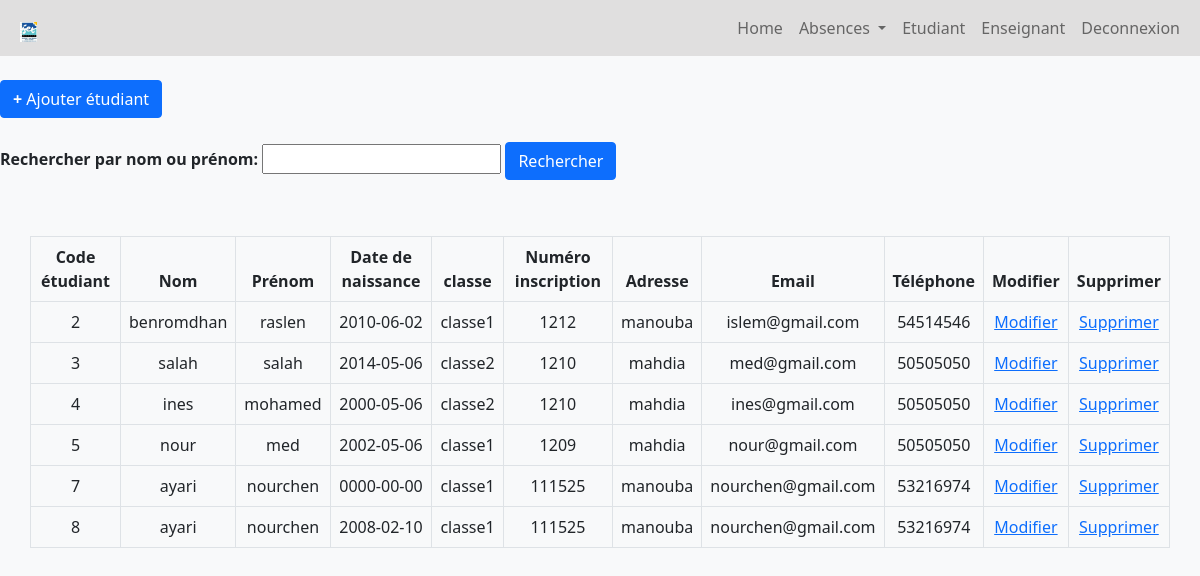
/Etudiant/etudiant.php, run on the app's committed database.
### tables this page shows
CREATE TABLE IF NOT EXISTS `t_etudiant` (
  `CodeEtudiant` int(50) NOT NULL AUTO_INCREMENT,
  `nom` varchar(50) NOT NULL,
  `prenom` varchar(50) NOT NULL,
  `DateNaissance` date NOT NULL,
  `CodeClasse` int(50) NOT NULL,
  `NumInscription` int(11) NOT NULL,
  `Adress` varchar(50) NOT NULL,
  `mail` varchar(50) NOT NULL,
  `Tel` int(11) NOT NULL,
  PRIMARY KEY (`CodeEtudiant`),
  KEY `CodeClasse` (`CodeClasse`)
);

CREATE TABLE IF NOT EXISTS `t_classe` (
  `CodeClasse` int(50) NOT NULL AUTO_INCREMENT,
  `NomClasse` varchar(50) NOT NULL,
  `CodeGroupe` int(50) NOT NULL,
  `CodeDepartement` int(50) NOT NULL,
  PRIMARY KEY (`CodeClasse`),
  KEY `CodeGroup` (`CodeGroupe`,`CodeDepartement`)
);

### Etudiant/C_etudiant.php (called while the page is built, shortened)
<?php
class etudiant {
function lister_etudiant()
{
    $mysqli = new mysqli(db_host, db_user, db_password, db_database);
    $sql = "SELECT * FROM t_etudiant";
    $result = $mysqli->query($sql);
    return $result;
}
}
?>

### classe/C_classe.php (called while the page is built, shortened)
<?php
class classe{
    function get_classe($id){
        $mysqli = new mysqli(db_host,db_user,db_password,db_database);
        $req = "SELECT * FROM t_classe where CodeClasse='$id'";
        $res = $mysqli->query($req);
        return $res;
    }
}
?>

### Etudiant/etudiant.php (the view, shortened to what this page needs)
<?php
require_once 'C_etudiant.php';
?>
<!DOCTYPE html>
<html lang="en">
<head>
    <link rel="stylesheet" href="../css/bootstrap.min.css">
</head>
<body>
    <br>
    <div id="menu">
        <a class="btn btn-primary"  href="ajouter_etudiant.php"><b>+</b> Ajouter étudiant </a>
    </div>
    <br>
    <form action="#" method="post">
    <label class="form-label fw-bold" for="chercher">Rechercher par nom ou prénom:
        <input type="text" name="search_term">
        <input type="submit" name="submit" value="Rechercher" class="btn btn-primary">
    </label>
</form>
    <br>
    <div class="tabscroll">
        <table id="tabusser" border="1" class="table table-hover  my-4  table-bordered text-center container">
            <thead class="tbl-header">
                <tr>
                    <th>Code étudiant</th>
                    <th>Nom</th>
                    <th>Prénom</th>
                    <th>Date de naissance</th>
                    <th>classe</th>
                    <th>Numéro inscription</th>
                    <th>Adresse</th>
                    <th>Email</th>
                    <th>Téléphone</th>
                    <th>Modifier</th>
                    <th>Supprimer</th>
                </tr>
            </thead>
            <tbody class="tbl-content">
                <?php
                    $etudiant = new Etudiant('', '', '', '', '', '', '', '', '');
                    if (empty($_POST['search_term'])) {
                        $res = $etudiant->lister_etudiant();
                    } else {
                        $res = $etudiant->chercher_etudiant($_POST['search_term']);}
                    if ($res->num_rows > 0) {
                        while ($row= $res->fetch_array(MYSQLI_ASSOC)) {
                            ?>
                        <tr>
                            <td><?php echo $row['CodeEtudiant']; ?></td>
                            <td><?php echo $row['nom']; ?></td>
                            <td><?php echo $row['prenom']; ?></td>
                            <td><?php echo $row['DateNaissance']; ?></td>
                            <td>  <?php
                  require_once '../classe/C_classe.php';
                $classe = new classe('','');
             $res1 = $classe->get_classe($row['CodeClasse']);
            $row1 = $res1->fetch_assoc();
           echo $row1['NomClasse'];
           ?> </td>
                            <td><?php echo $row['NumInscription']; ?></td>
                            <td><?php echo $row['Adress']; ?></td>
                            <td><?php echo $row['mail']; ?></td>
                            <td><?php echo $row['Tel']; ?></td>
                            <td><a href="update_etudiant.php?CodeEtudiant=<?php echo $row['CodeEtudiant']; ?>">Modifier</a></td>
                            <td><a href="etudiant.php?CodeEtudiant=<?php echo $row['CodeEtudiant']; ?>" onclick="return confirm('Êtes-vous sûr de vouloir supprimer cette etudiant ?')">Supprimer</a></td></tr>
<?php } }?>
</tbody>
</table>
</div>
</body>
</html>

### data on the page
t_etudiant: CodeEtudiant "2", nom "benromdhan", prenom "raslen", DateNaissance "2010-06-02", t_classe.NomClasse "classe1", NumInscription "1212", Adress "manouba", mail "islem@gmail.com", Tel "54514546"
t_etudiant: CodeEtudiant "3", nom "salah", prenom "salah", DateNaissance "2014-05-06", t_classe.NomClasse "classe2", NumInscription "1210", Adress "mahdia", mail "med@gmail.com", Tel "50505050"
t_etudiant: CodeEtudiant "4", nom "ines", prenom "mohamed", DateNaissance "2000-05-06", t_classe.NomClasse "classe2", NumInscription "1210", Adress "mahdia", mail "ines@gmail.com", Tel "50505050"
t_etudiant: CodeEtudiant "5", nom "nour", prenom "med", DateNaissance "2002-05-06", t_classe.NomClasse "classe1", NumInscription "1209", Adress "mahdia", mail "nour@gmail.com", Tel "50505050"
t_etudiant: CodeEtudiant "7", nom "ayari", prenom "nourchen", DateNaissance "0000-00-00", t_classe.NomClasse "classe1", NumInscription "111525", Adress "manouba", mail "nourchen@gmail.com", Tel "53216974"
t_etudiant: CodeEtudiant "8", nom "ayari", prenom "nourchen", DateNaissance "2008-02-10", t_classe.NomClasse "classe1", NumInscription "111525", Adress "manouba", mail "nourchen@gmail.com", Tel "53216974"
